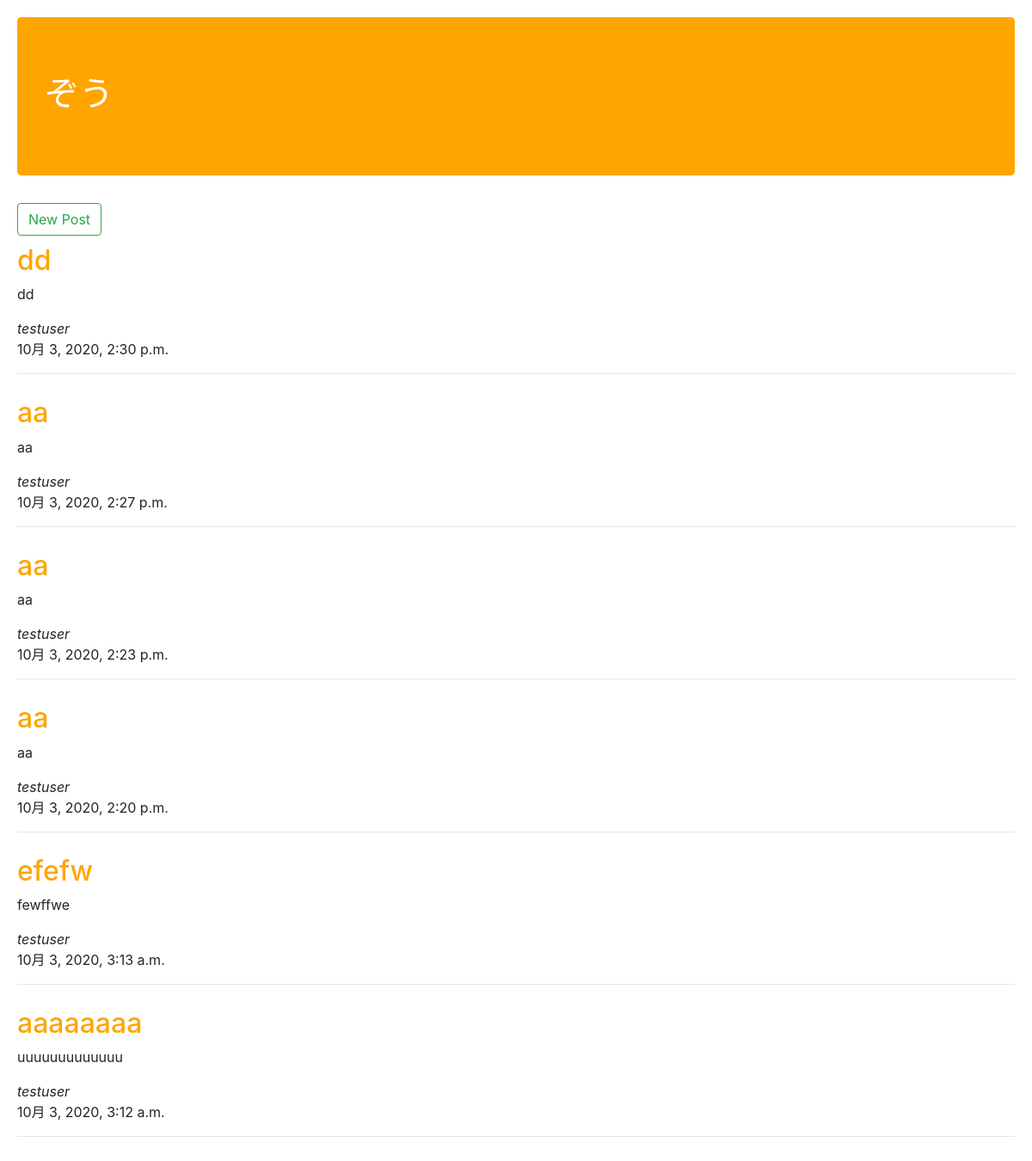
The page / on the database its author committed.
### blog/models.py (models this page shows, shortened)
class Post(models.Model):
    author = models.ForeignKey(settings.AUTH_USER_MODEL,on_delete=models.CASCADE)
    title = models.CharField(max_length=200)
    text = models.TextField()
    created_date = models.DateTimeField(default=timezone.now)
    published_date = models.DateTimeField(blank=True,null=True)

### blog/views.py (the view)
# urls.py: path('',views.post_list,name='post_list'),
def post_list(request):
    contents = {
        'posts' : Post.objects.all().order_by('-created_date')
    }
    return render(request,'blog/post_list.html',contents)

### blog/templates/blog/post_list.html
{% extends 'blog/base.html' %}
{% block contents %}
<a href="{%url 'post_new'%}"><button type="button" class="btn btn-outline-success">New Post</button></a>
{% for post in posts %}
   <h2>{{post.title}}</h2>
   <p>{{post.text}}</p>
   <em>{{post.author}}</em>
   <p>{{post.created_date}}</p>
   <hr>
{% endfor %}
{% endblock contents %}

### blog/templates/blog/base.html (shortened to what this page needs)
{% load static %}
<html>
    <head>
        <link rel="stylesheet" href="https://stackpath.bootstrapcdn.com/bootstrap/4.5.0/css/bootstrap.min.css">
        <link rel="stylesheet" href="{% static 'css/blog.css' %}">
    </head>
    <body>
        <div class="jumbotron">
        <h1>ぞう</h1>
        </div>
        {% block contents %}
        {% endblock contents %}
    </body>
</html>

### static/css/blog.css (style rules this page uses)
h1 { color: white; font-family:'lobster'; }
body { padding:20px; }
h2 { color: orange; padding-top: 10px; }
.jumbotron { background-color: orange; }

### rows shown on the page
Post: title "dd", text "dd", author "testuser", created_date "10月 3, 2020, 2:30 p.m."
Post: title "aa", text "aa", author "testuser", created_date "10月 3, 2020, 2:27 p.m."
Post: title "aa", text "aa", author "testuser", created_date "10月 3, 2020, 2:23 p.m."
Post: title "aa", text "aa", author "testuser", created_date "10月 3, 2020, 2:20 p.m."
Post: title "efefw", text "fewffwe", author "testuser", created_date "10月 3, 2020, 3:13 a.m."
Post: title "aaaaaaaa", text "uuuuuuuuuuuuu", author "testuser", created_date "10月 3, 2020, 3:12 a.m."
